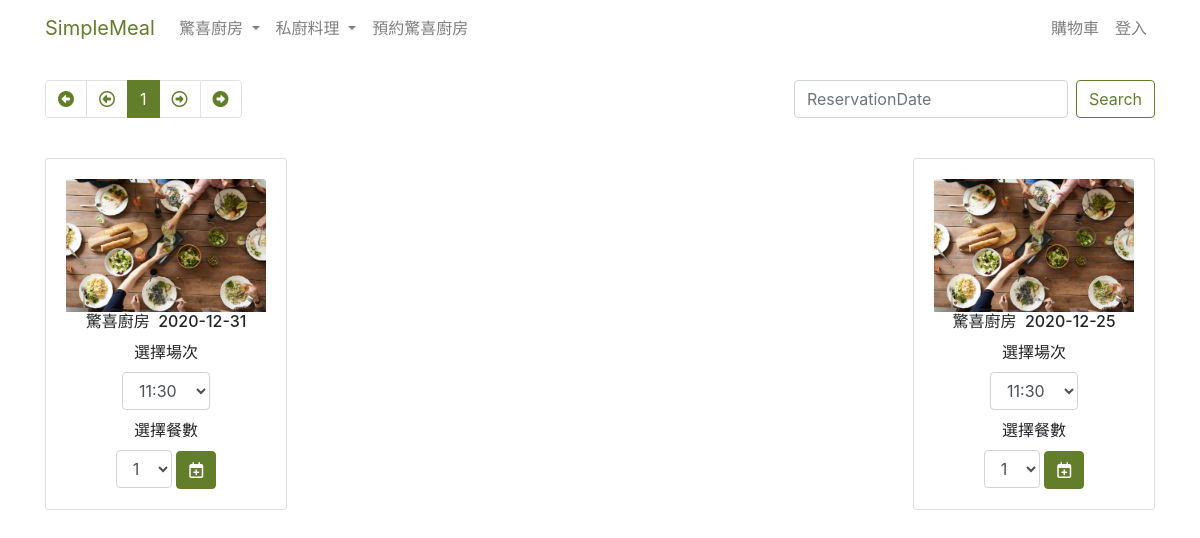
The app's page /surprise_list.php, older data.
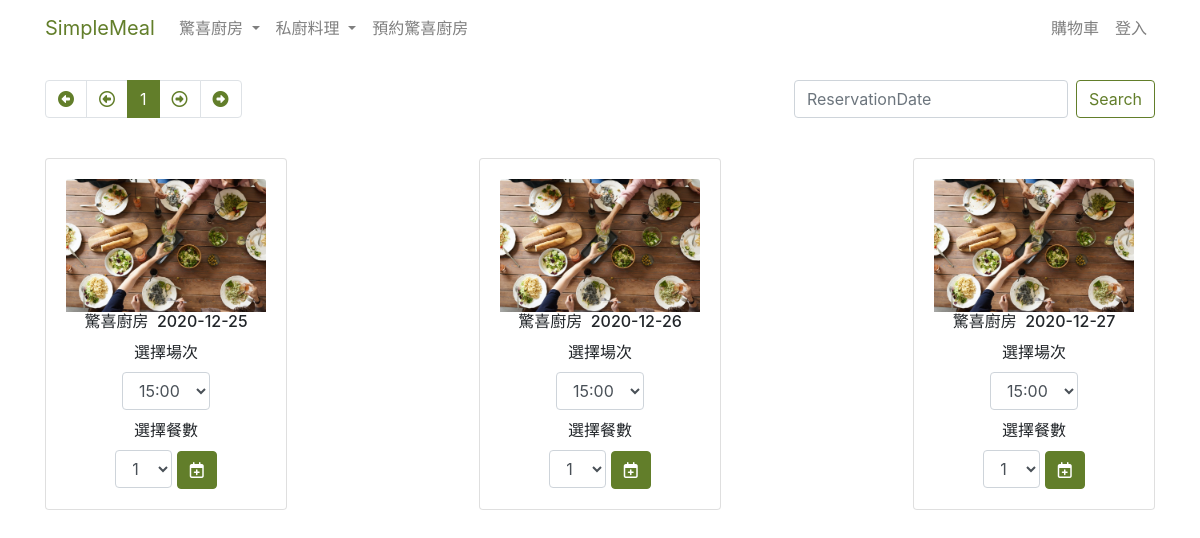
The same page, newer data.
### tables this page shows
CREATE TABLE `surprise_list` (
  `sid` int(11) NOT NULL,
  `member_sid` int(11) NOT NULL,
  `img` varchar(255) NOT NULL,
  `ReservationDate` date NOT NULL,
  `ReservationTime` varchar(255) NOT NULL,
  `NumPeople` int(11) NOT NULL DEFAULT 1,
  `NumMeal` int(11) NOT NULL DEFAULT 1,
  `Meal` varchar(255) NOT NULL,
  `OrderPrice` int(11) NOT NULL DEFAULT 500,
  `TotalPrice` int(11) NOT NULL,
  `visible` tinyint(4) NOT NULL DEFAULT 1,
  `check_state` tinyint(4) NOT NULL DEFAULT 0,
  `check_date` datetime NOT NULL
);

### surprise_list.php (the view, shortened to what this page needs)
<?php
require __DIR__ . '/db_connect.php';
$page = isset($_GET['page']) ? intval($_GET['page']) : 1;
$search = isset($_GET['search']) ? ($_GET['search']) : '';
$params = [];
$where = 'WHERE 1';
$perPage = 3;
$p_sql = "SELECT COUNT(1) FROM surprise_list $where";
$totalRows = $pdo->query($p_sql)->fetch()['COUNT(1)'];
$totalPages = ceil($totalRows / $perPage);
$p_sql = sprintf("SELECT * FROM surprise_list %s ORDER BY sid ASC LIMIT %s ,%s", $where, ($page - 1) * $perPage, $perPage);
$stmt = $pdo->query($p_sql);
$t_sql = "SELECT * FROM surprise_times WHERE 1";
$times = $pdo->query($t_sql)->fetchAll();
$n_sql = "SELECT * FROM surprise_list_detail WHERE 1";
$num = $pdo->query($n_sql)->fetchAll();
?>
<?php include __DIR__ . "/parts/head.php" ?>
<?php include __DIR__ . "/parts/navbar.php" ?>
<div class="container">
    <div class="row mt-2">
        <div class="col">
            <nav aria-label="Page navigation example">
                <ul class="pagination m-0">
                    <li class="page-item <?= $page == 1 ? 'disabled' : '' ?>">
                        <a class="page-link" href="?<?php
                                                    $params['page'] = 1;
                                                    echo http_build_query($params);
                                                    ?>">
                            <i class="fas fa-arrow-alt-circle-left page-color"></i>
                        </a>
                    </li>
                    <li class="page-item <?= $page == 1 ? 'disabled' : '' ?>">
                        <a class="page-link" href="?<?php $params['page'] = $page - 1;
                                                    echo http_build_query($params); ?>">
                            <i class="far fa-arrow-alt-circle-left page-color"></i>
                        </a>
                    </li>
                    <?php for ($i = $page - 3; $i <= $page + 3; $i++) :
                        if ($i >= 1 and $i <= $totalPages) : ?>
                            <li class="page-item <?= $page == $i ? 'active' : '' ?>">
                                <a class="page-link" href="?<?php $params['page'] = $i;
                                                            echo http_build_query($params); ?>">
                                    <?= $i ?></a>
                            </li>
                    <?php endif;
                    endfor; ?>
                    <li class="page-item <?= $page == $totalPages ? 'disabled' : '' ?>">
                        <a class="page-link" href="?<?php $params['page'] = $page + 1;
                                                    echo http_build_query($params); ?>">
                            <i class="far fa-arrow-alt-circle-right page-color"></i>
                        </a>
                    </li>
                    <li class="page-item <?= $page == $totalPages ? 'disabled' : '' ?>">
                        <a class="page-link" href="?<?php $params['page'] = $totalPages;
                                                    echo http_build_query($params); ?>">
                            <i class="fas fa-arrow-alt-circle-right page-color"></i>
                        </a>
                    </li>
                </ul>
            </nav>
        </div>
        <div class="col d-flex flex-row-reverse bd-highlight">
            <form class="form-inline my-2 my-lg-0">
                <input class="form-control mr-sm-2" type="search" name="search" value="<?= htmlentities($search) ?>" placeholder="ReservationDate" aria-label="Search">
                <button class="btn btn-outline-success my-2 my-sm-0" type="submit">Search</button>
            </form>
        </div>
    </div>
    <div class="row mt-3">
        <div class="col d-flex justify-content-between mt-4">
            <?php foreach ($stmt as $r) : ?>
                <div class="card">
                    <form onsubmit="CheckForm(event); return false;">
                        <div class="card-body text-center">
                            <img src="imgs/<?= $r['img'] ?>.jpg" class="card-img-top" alt="">
                            <h6 class="card-text">驚喜廚房&nbsp;&nbsp;<?= $r['ReservationDate'] ?></h6>
                            <p class="m-0 my-2">選擇場次</p>
                            <select class="form-control" id="ReservationTime" name="ReservationTime" style="display: inline-block; width: auto">
                                <?php foreach ($times as $t) : ?>
                                    <option value="<?= $t['ReservationTime'] ?>"><?= $t['ReservationTime'] ?></option>
                                <?php endforeach; ?>
                            </select>
                            <p class="m-0 my-2">選擇餐數</p>
                            <select class="form-control" id="NumMeal" name="NumMeal" style="display: inline-block; width: auto">
                                <?php foreach ($num as $n) : ?>
                                    <option value="<?= $n['NumMeal'] ?>"><?= $n['NumMeal'] ?></option>
                                <?php endforeach; ?>
                            </select>
                            <button type="submit" class="btn btn-primary"><i class="far fa-calendar-plus"></i>
                        </button>
                        </div>
                    </form>
                </div>
            <?php endforeach; ?>
        </div>
    </div>
</div>
<?php include __DIR__ . "/parts/foot.php" ?>

### parts/head.php (shortened to what this page needs)
<!DOCTYPE html>
<html lang="zh">
<head>
    <link rel="stylesheet" href="bootstrap/css/bootstrap.css" />
    <link rel="stylesheet" href="fontawesome/css/all.css" />
    <link rel="stylesheet" href="style.css" />
</head>
<body>

### parts/navbar.php (shortened to what this page needs)
<nav class="navbar navbar-expand-lg navbar-light mb-4">
    <div class="container">
        <a class="navbar-brand self-bg" href="index_.php">SimpleMeal</a>
        <div class="collapse navbar-collapse" id="navbarSupportedContent">
            <ul class="navbar-nav mr-auto">
                <li class="nav-item dropdown">
                    <a class="nav-link dropdown-toggle" href="#" id="navbarDropdown" role="button" data-toggle="dropdown" aria-haspopup="true" aria-expanded="false">
                        驚喜廚房
                    </a>
                </li>
                <li class="nav-item dropdown">
                    <a class="nav-link dropdown-toggle" href="#" id="navbarDropdown" role="button" data-toggle="dropdown" aria-haspopup="true" aria-expanded="false">
                        私廚料理
                    </a>
                </li>
                <li class="nav-item">
                    <a class="nav-link self-color" href="surprise_list.php">預約驚喜廚房</a>
                </li>
            </ul>
            <ul class="navbar-nav">
                <li class="nav-item">
                    <a class="nav-link self-color" href="cart_list.php">購物車</a>
                </li>
                <?php if (isset($_SESSION['lydia_admins'])) : ?>
                    <li class="nav-item">
                        <a class="nav-link" href="ad_admins_edit.php"><?= $_SESSION['lydia_admins']['nickname'] ?></a>
                    </li>
                    <li class="nav-item">
                        <a class="nav-link" href="logout.php">登出</a>
                    </li>
                <?php else : ?>
                    <li class="nav-item">
                        <a class="nav-link" href="login.php">登入</a>
                    </li>
                <?php endif ?>
            </ul>
        </div>
    </div>
</nav>

### style.css (style rules this page uses)
.page-color { color: #627e2a; }
.page-link { color: #a2a3a5; }
.page-item.active .page-link { background-color: #627e2a; border-color: #627e2a; }
.btn.btn-primary { background-color: #627e2a; border-color: #627e2a; }
.btn-outline-success { border-color: #627e2a; color: #627e2a; }
.btn-primary { color: #fff; background-color: #627e2a; border-color: #627e2a; }

### parts/navbar.php (style rules this page uses)
.navbar-brand.self-bg { color: #627E2A; }

### surprise_list.php (style rules this page uses)
.card-img-top { width: 200px; }

Row changes from the older to the newer data that the page shows:
changed surprise_list (number 1 of 3 on the later page): ReservationDate "2020-12-31" → "2020-12-25"; ReservationTime "11:30" → "15:00"
changed surprise_list (number 2 of 3 on the later page): ReservationDate "2020-12-25" → "2020-12-26"; ReservationTime "11:30" → "15:00"
added surprise_list: img (picture), ReservationDate "2020-12-27"
